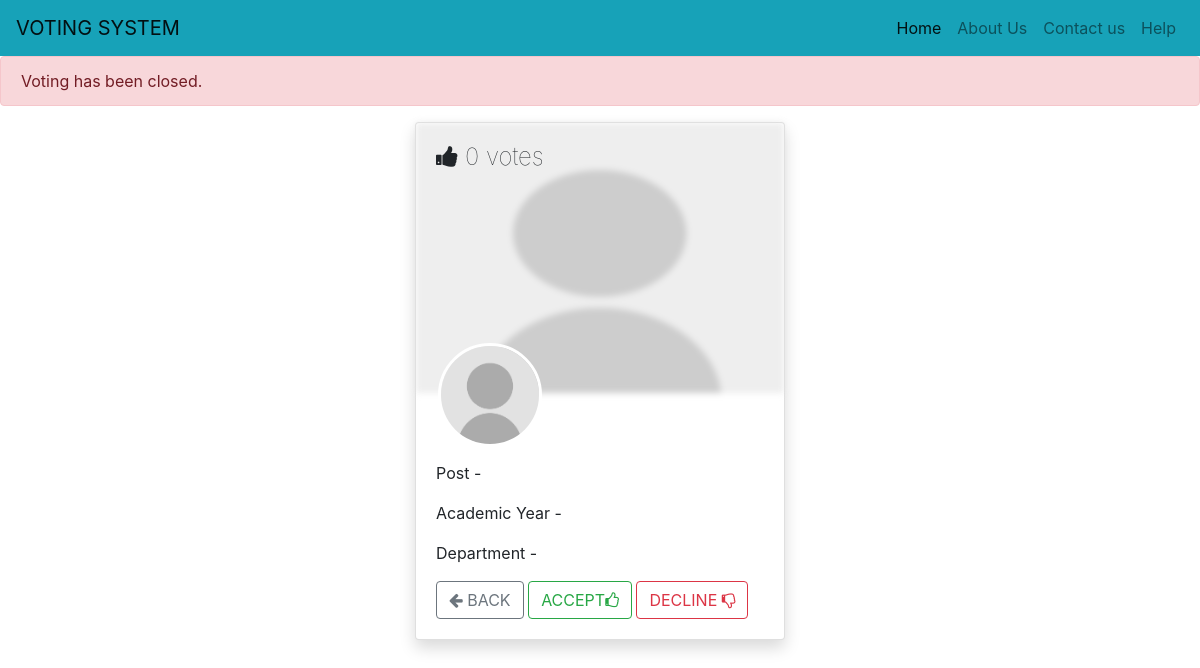
/nominee_profile.php?nominee=deep7w@gmail.com&post=request, run on an earlier commit of the app's database.
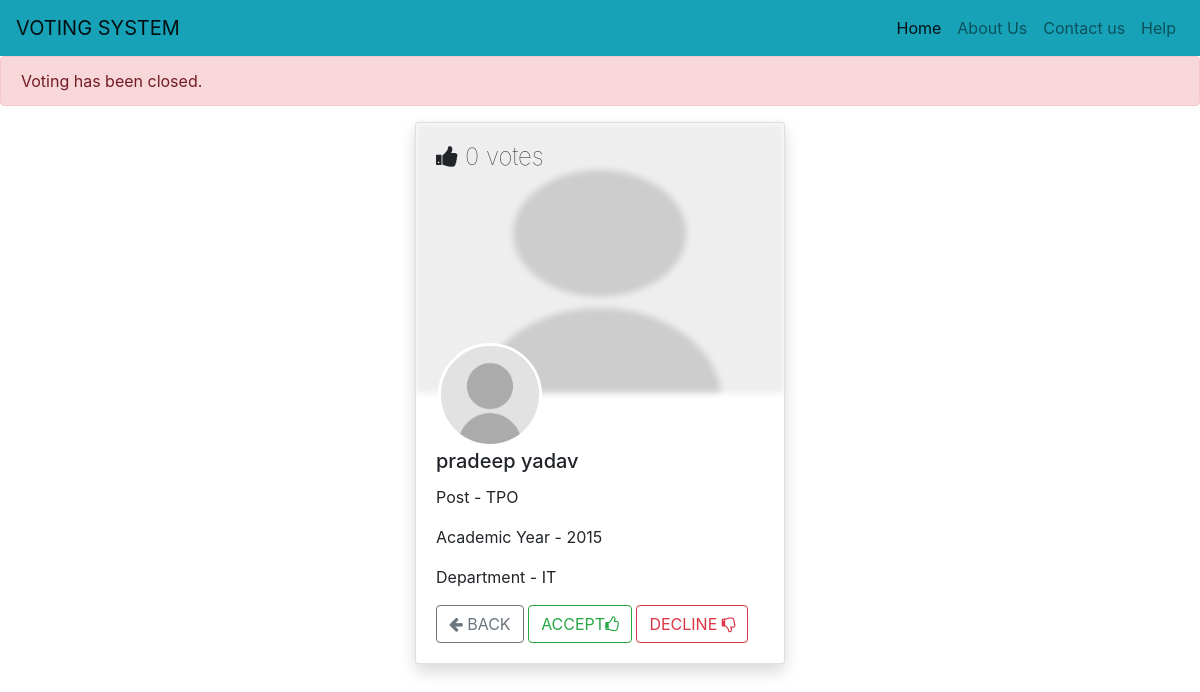
And on a later commit of the database.
### tables this page shows
CREATE TABLE `register` (
  `id` int(11) NOT NULL,
  `user_type` varchar(255) NOT NULL,
  `first_name` varchar(255) NOT NULL,
  `last_name` varchar(255) NOT NULL,
  `email` varchar(255) NOT NULL,
  `mobile_no` varchar(255) NOT NULL,
  `password` varchar(300) NOT NULL,
  `department` varchar(255) NOT NULL,
  `year` varchar(100) NOT NULL,
  `otp` int(255) NOT NULL,
  `otp_expire` varchar(100) NOT NULL,
  `is_nominee` varchar(100) NOT NULL,
  `profile_pic` varchar(500) NOT NULL,
  `post` varchar(255) NOT NULL,
  `status` varchar(255) DEFAULT NULL
);

### common/functions.php (called while the page is built, shortened)
<?php
function get_user_by_email($conn,$email){
  $sql="SELECT * from register where  email='$email'";
  $result=mysqli_query($conn,$sql);
  $count=mysqli_fetch_assoc($result);
  return $count;
}
function total_vote($conn,$email){
$sql="SELECT DISTINCT(voter) from voting_details where  voted='$email'";
  $result=mysqli_query($conn,$sql);
  $count=mysqli_num_rows($result);
  return $count;
}
function get_vote_dates($conn,$table){
 $sql="SELECT MONTH(start_date) as s_month ,DAY(start_date) as s_day,MONTH(end_date) as e_month ,DAY(end_date) as e_day from $table";
  $result=mysqli_query($conn,$sql);
  $counte=mysqli_fetch_array($result);
  return $counte;
}
?>

### nominee_profile.php (the view, shortened to what this page needs)
<?php
include_once('common/header.php');
include_once('database/connection.php');
include_once('common/functions.php');
$get_votes=get_vote_dates($conn,'start_vote');
$not_started='';
  $day=date('d');
  $month=date('m');
  $end_month=$get_votes['e_month'];
   $end_day=$get_votes['e_day'];
 if(intval($month)>intval($end_month)){
    echo $not_started= '<p class="alert alert-danger">Voting has been closed.</p>';
  }elseif(intval($month) == intval($end_month))
{
if($day>$end_day)
{
echo $not_started= '<p class="alert alert-danger">Voting has been closed.</p>';
}
}
?>
	<div class="col-md-4 offset-md-4 mt-3 ">
    ?>          <?php
                    $email=@$_GET['nominee'];
                    $nominee=get_user_by_email($conn,$email);
                    $count_vote=total_vote($conn,$email) ?>
    		    <div class="card profile-card-2 shadow">
                    <div class="card-img-block">
                        <img class="img-fluid w-100" src="<?php echo $nominee['profile_pic']?app_path.$nominee['profile_pic']:app_path.'uploaded/user.jpg' ?>" alt="Card image cap" />
                        <div class="card-img-overlay">
					    <h4 class="card-text font-weight-lighter"><span class="fa fa-thumbs-up"></span> <span><?php echo $count_vote; ?></span> votes</h4>
					  </div>
                    </div>
                    <div class="card-body pt-5 position-relative">
                        <img src="<?php echo $nominee['profile_pic']?app_path.$nominee['profile_pic']:app_path.'uploaded/user.jpg' ?>" alt="profile-image" class="profile_nominee_circle rounded-circle"/>
                        <h5 class="card-title pt-2"><?php echo $nominee['first_name'].' '.$nominee['last_name']; ?> </h5>
                        <p class="card-text">Post - <?php echo $nominee['post'] ?></p>
                        <p class="card-text">Academic Year - <?php echo $nominee['year'] ?></p>
                        <p class="card-text">Department - <?php echo $nominee['department'] ?></p>
                    <?php
                    if(@!$_GET['vote_status'] ){
                        if(@$_GET['post']=='request') {?>
                             <a class="btn  btn-outline-secondary " href="Admin/dashboard.php"><span class="fa fa-arrow-left"></span> BACK</a>
                        <a class="btn  btn-outline-success " href="submit.php?nominee=<?php echo $nominee['email']; ?>&nominee_request=accepted">ACCEPT<span class="fa fa-thumbs-o-up"></span></a>
                        <a class="btn  btn-outline-danger " href="submit.php?nominee=<?php echo $nominee['email']; ?>&nominee_request=declined" >DECLINE <span class="fa fa-thumbs-o-down"></span></a>
                    <?php } else{ if($not_started==''){ ?>
                    <a class="btn  btn-outline-info w-100" href="submit.php?by=<?php echo $_SESSION['user_id'] ?>&to=<?php echo $_GET['nominee'] ?> " >VOTE <span class="fa fa-thumbs-o-up"></span></a>
                    <?php }
                  }
                    } ?>
                    </div>
                </div>
    		</div>
<?php include_once('common/footer.php');

### common/header.php (shortened to what this page needs)
<!DOCTYPE html>
<html>
<head>
    <link rel="stylesheet" href="<?php echo app_path; ?>assets/css/bootstrap.min.css">
    <link rel="stylesheet" href="<?php echo app_path; ?>assets/css/style.css">
    <link rel="stylesheet" href="<?php echo app_path; ?>assets/font-awesome/css/font-awesome.min.css">
</head>
<body>
 <nav class="navbar navbar-light navbar-expand-lg bg-info">
 <a class="navbar-brand" href="<?php echo app_path; ?>">  VOTING SYSTEM</a>
  <div class="collapse navbar-collapse " id="navbarNavDropdown">
    <ul class="navbar-nav ml-auto">
      <li class="nav-item active">
        <a class="nav-link" href="<?php echo app_path; ?>">Home <span class="sr-only">(current)</span></a>
      </li>
      <li class="nav-item">
        <a class="nav-link" href="<?php echo app_path; ?>about_us.php">About Us</a>
      </li>
      <li class="nav-item">
        <a class="nav-link" href="<?php echo app_path; ?>contact_us.php">Contact us</a>
      </li>
      <li class="nav-item">
        <a class="nav-link" href="<?php echo app_path; ?>about_us.php">Help</a>
      </li>
    </ul>
  </div>
</nav>

### common/footer.php (shortened to what this page needs)
</body>
</html>

### assets/css/style.css (style rules this page uses)
a { transition: .5s; }
.profile_nominee_circle { position: absolute; top: -50px; left: 20%; max-width: 104px; border: 3px solid rgba(255, 255, 255, 1); -webkit-transform: translate(-50%, 0%); transform: translate(-50%, 0%); }
.card-img-block > img { height: 270px; filter: opacity(0.6)blur(3px) grayscale(23%); }

What changed in the data, as far as the page shows it:
now on this page (row edited): register: first_name "pradeep", last_name "yadav", post "TPO", year "2015", department "IT"
